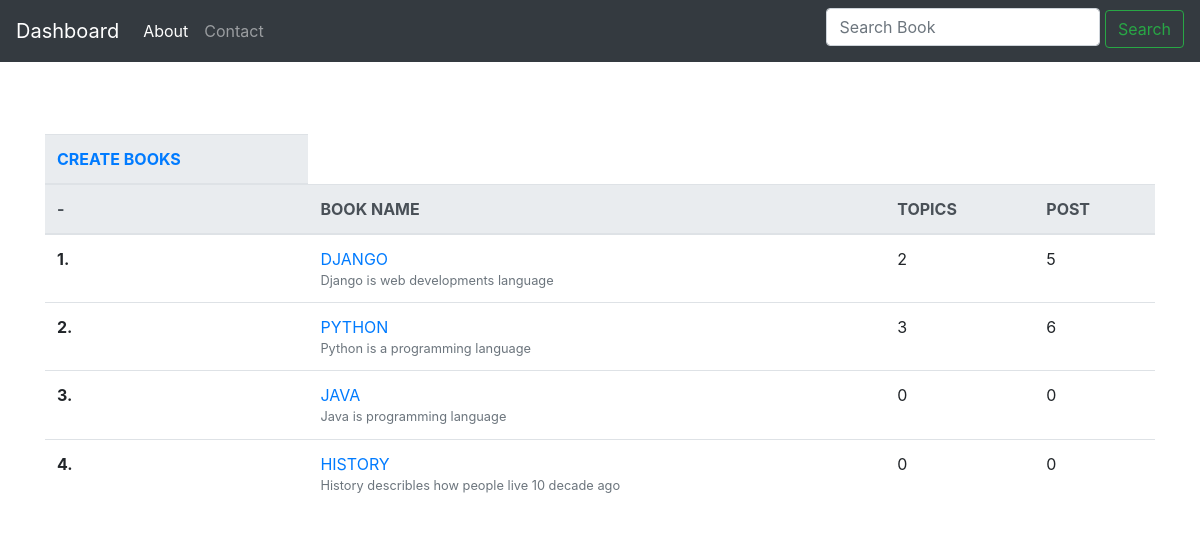
The page / on the database its author committed.
### BookApp/models.py (models this page shows, shortened)
class Book1(models.Model):
    book_name = models.CharField(max_length=255, verbose_name='Book Name')
    description = models.CharField(max_length=255, verbose_name='Book Description')

### BookApp/views.py (the view)
# urls.py: 2. Add a URL to urlpatterns:  path('', views.home, name='home')
def home(request):
    context = {'all_book': get_all_books()}
    return render(request, 'Book_pages/home.html', context)

### BookApp/views.py (called while the page is built)
def get_all_books():
    book1 = Book1.objects.annotate(topic_count=Count('topic', distinct=True)) \
        .annotate(post_count=Count('topic__post', distinct=True))
    return book1

### BookApp/templates/Book_pages/home.html
{% extends 'base.html' %}
{% block body %}
    <br><br><br>
    <table class="table">
        <thead class="thead-light">
        <th><a href="{% url 'create_book' %}"> CREATE BOOKS</a> </th>
        <tr>
            <th scope="col">-</th>
            <th scope="col">BOOK NAME</th>
            <th scope="col">TOPICS</th>
            <th scope="col">POST</th>
        </tr>
        </thead>
        <tbody>
        {% for book in all_book %}
            <tr>
                <th scope="row">{{ forloop.counter }}.</th>
                <td><a href="{% url 'topic' book.pk %}">  {{ book.book_name.upper }} </a> <small class="text-muted d-block">
                    {{ book.description }} </small> </td>
                <td> {{  book.topic_count }} </td>
                <td> {{ book.post_count }} </td>
            </tr>
        {% endfor %}
        </tbody>
    </table>
{% endblock %}

### templates/base.html (shortened to what this page needs)
{% load static %}
<!DOCTYPE html>
<html lang="en">
<head>
    <link rel="stylesheet" href={% static 'css/bootstrap.min.css' %}>
</head>
<body>
<nav class="navbar navbar-expand-lg navbar-dark bg-dark">
  <a class="navbar-brand" href="{% url 'home' %}">Dashboard</a>
  <div class="collapse navbar-collapse" id="navbarTogglerDemo02">
    <ul class="navbar-nav mr-auto mt-2 mt-lg-0">
      <li class="nav-item active">
        <a class="nav-link" href="{% url 'about' %}">About</a>
      </li>
      <li class="nav-item">
        <a class="nav-link" href="#">Contact</a>
      </li>
    </ul>
    <form  method="get" action="/home/search/" >
        <label for="search">
            <input class="form-control my-2 my-sm-0" type="text" placeholder="Search Book" id="search" name="search">
        </label>
        <button class="btn btn-outline-success my-2 my-sm-0" type="submit" >Search</button>
    </form>
  </div>
</nav>
<div class="container">
    {% block body %}
    {% endblock %}
</div>
</body>
</html>

### rows shown on the page
Book1: book_name "DJANGO", description "Django is web developments language", topic_count "2", post_count "5"
Book1: book_name "PYTHON", description "Python is a programming language", topic_count "3", post_count "6"
Book1: book_name "JAVA", description "Java is programming language", topic_count "0", post_count "0"
Book1: book_name "HISTORY", description "History describles how people live 10 decade ago", topic_count "0", post_count "0"
